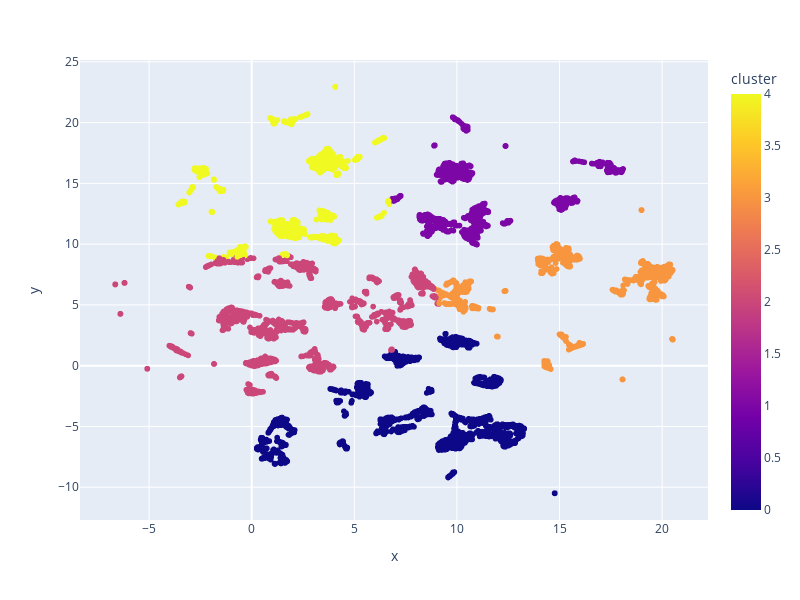

This figure's notebook cell:
### Markdown cell above
**Visualización de los Clusters:**

Utilizando Plotly, crea un gráfico de dispersión de los datos en `data`.

Usa las columnas `'x'` e `'y'` para los ejes X e Y respectivamente.

Colorea los puntos según la columna `'cluster'` para distinguir entre los diferentes clusters.

### Code cell
fig = px.scatter(data, x="x", y="y", color="cluster", width=800, height=600)
fig.show()

### Figure 1 — Plotly figure (JSON) as saved in the notebook; plotly's stock layout.template omitted (floating-point values rounded to 4 significant figures; data arrays with more than 128 entries replaced by an {"elided": "..."} marker saying what was removed)
{"data": [{"hovertemplate": "x=%{x}<br>y=%{y}<br>cluster=%{marker.color}<extra></extra>", "legendgroup": "", "marker": {"color": {"elided": "15620 int values"}, "coloraxis": "coloraxis", "symbol": "circle"}, "mode": "markers", "name": "", "showlegend": false, "type": "scattergl", "x": {"elided": "15620 float values"}, "xaxis": "x", "y": {"elided": "15620 float values"}, "yaxis": "y"}], "layout": {"coloraxis": {"colorbar": {"title": {"text": "cluster"}}, "colorscale": [[0, "#0d0887"], [0.1111, "#46039f"], [0.2222, "#7201a8"], [0.3333, "#9c179e"], [0.4444, "#bd3786"], [0.5556, "#d8576b"], [0.6667, "#ed7953"], [0.7778, "#fb9f3a"], [0.8889, "#fdca26"], [1, "#f0f921"]]}, "height": 600, "legend": {"tracegroupgap": 0}, "margin": {"t": 60}, "width": 800, "xaxis": {"anchor": "y", "domain": [0, 1], "title": {"text": "x"}}, "yaxis": {"anchor": "x", "domain": [0, 1], "title": {"text": "y"}}}}
